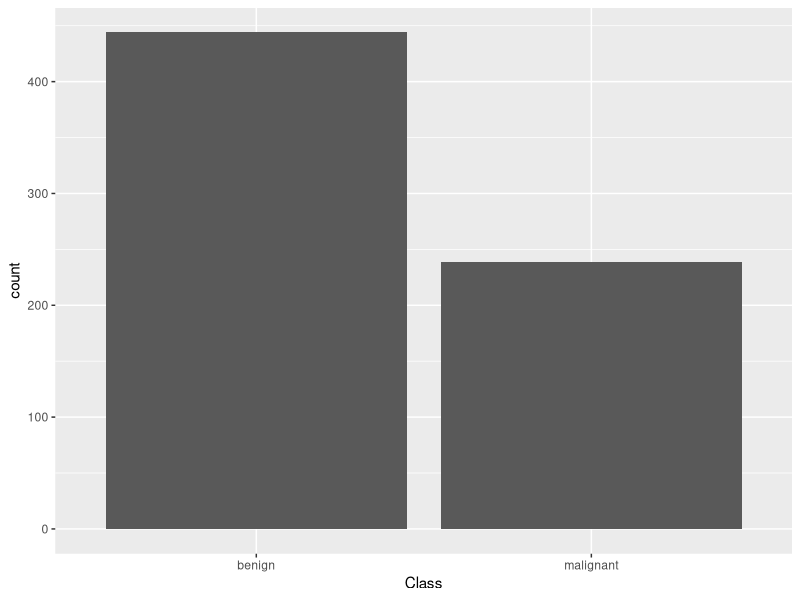
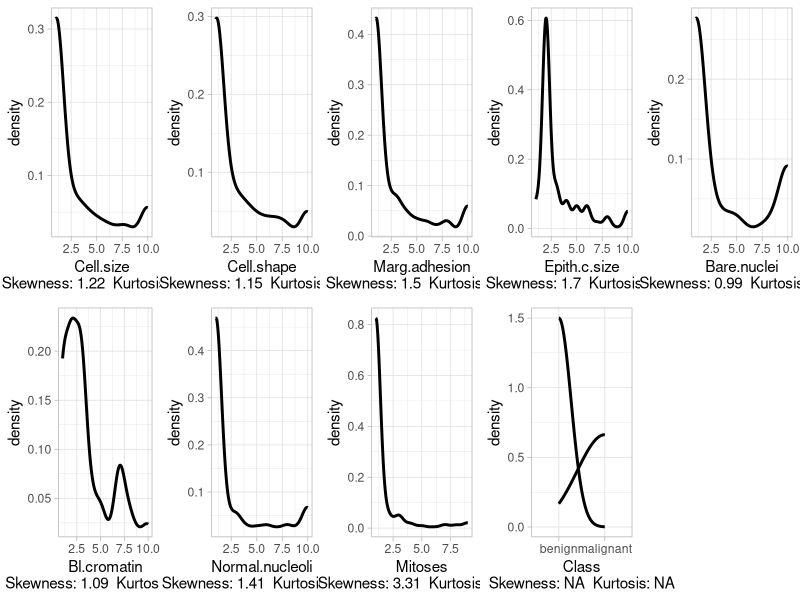
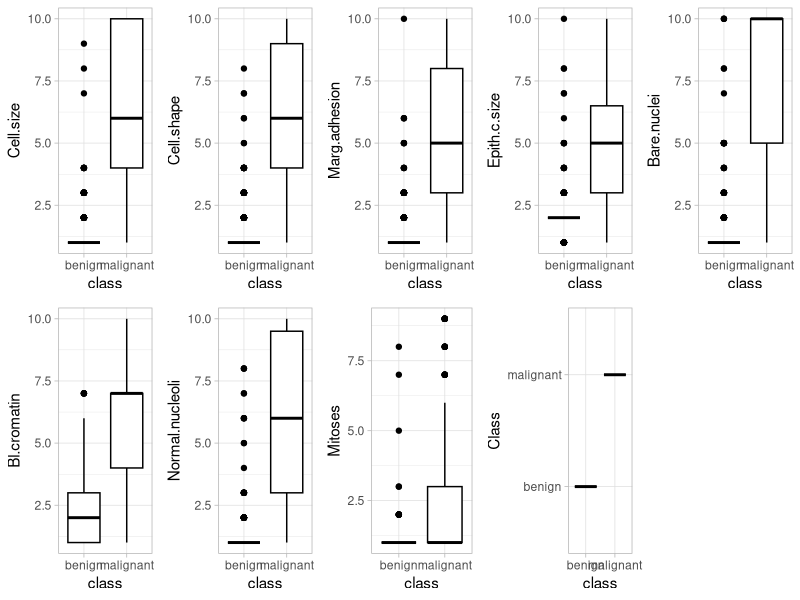
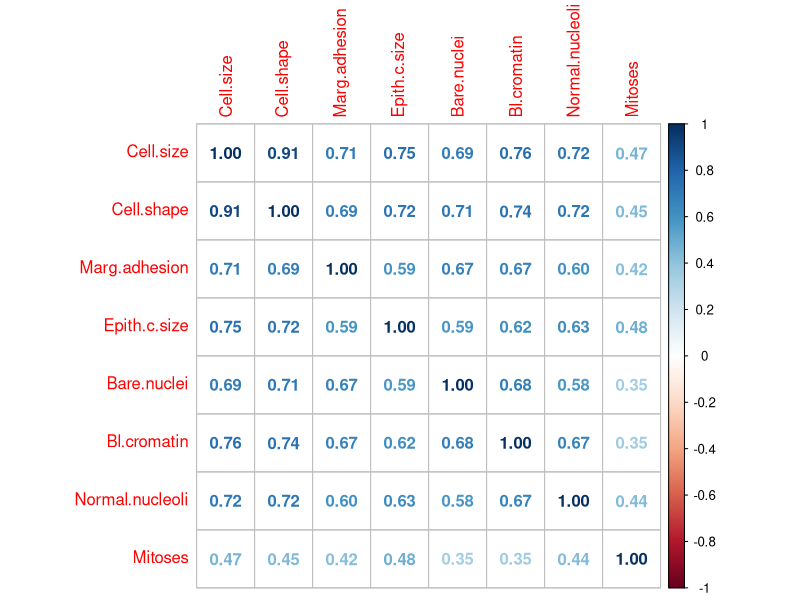
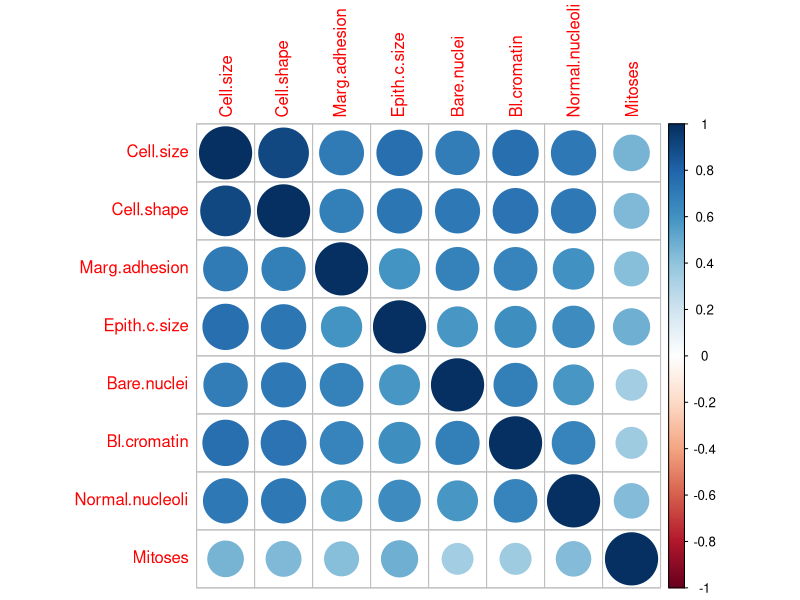
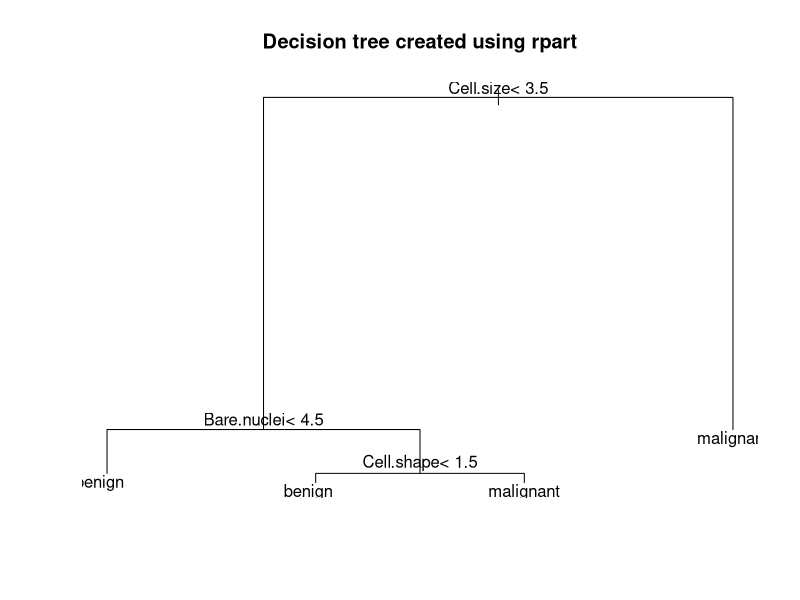
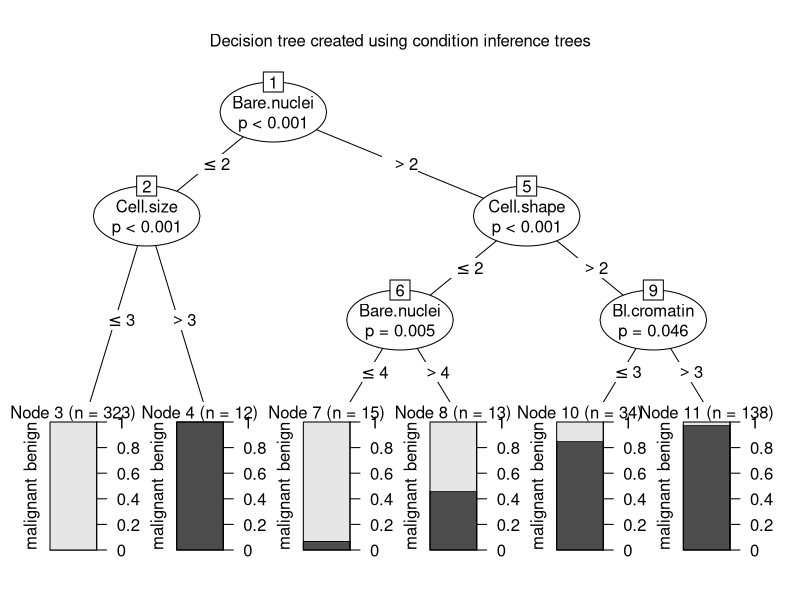
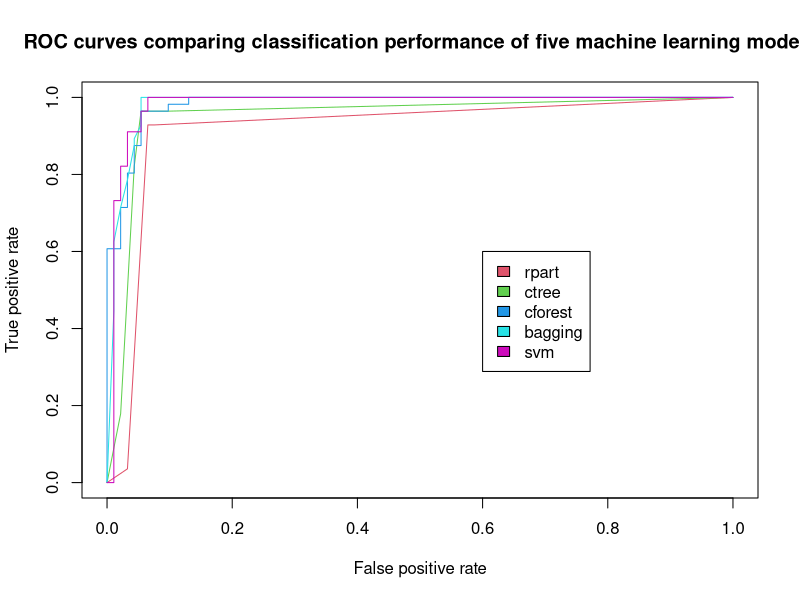

Write R code to recreate these figures, in order.
## ---- chunk 1
knitr::opts_chunk$set(echo = TRUE)
knitr::opts_knit$set(root.dir = normalizePath("C:/Users/Tata/Documents/560/"))
## ---- chunk 2
#load the mlbench package which has the BreastCancer data set

require(mlbench)

# if you don't have any required package, use the install.packages() command
# load the data set
data(BreastCancer)

str(BreastCancer)

BreastCancer$Cl.thickness<-as.integer(BreastCancer$Cl.thickness)
BreastCancer$Cell.size<-as.integer(BreastCancer$Cell.size)
BreastCancer$Cell.shape<-as.integer(BreastCancer$Cell.shape)
BreastCancer$Marg.adhesion<-as.integer(BreastCancer$Marg.adhesion)
BreastCancer$Epith.c.size<-as.integer(BreastCancer$Epith.c.size)
BreastCancer$Bare.nuclei<-as.integer(BreastCancer$Bare.nuclei)
BreastCancer$Bl.cromatin<-as.integer(BreastCancer$Bl.cromatin)
BreastCancer$Normal.nucleoli<-as.integer(BreastCancer$Normal.nucleoli)
BreastCancer$Mitoses<-as.integer(BreastCancer$Mitoses)


# some algorithms don't like missing values, so removing rows with missing values
BreastCancer <- na.omit(BreastCancer) 

# remove the unique identifier, which is useless and would confuse the machine learning algorithms
BreastCancer$Id <- NULL 


# partition the data set for 80% training and 20% evaluation (adapted from ?randomForest)
set.seed(2)

ind <- sample(2, nrow(BreastCancer), replace = TRUE, prob=c(0.8, 0.2))

## ---- chunk 3
# Graphical Representation - 

#Descriptive Stats - Graphical Representation

doPlots <- function(data_in, fun, ii, ncol=3) {
  pp <- list()
  for (i in ii) {
    p <- fun(data_in=data_in, i=i)
    pp <- c(pp, list(p))
  }
  do.call("grid.arrange", c(pp, ncol=ncol))
}
doPlots

plotDen <- function(data_in, i){
  data <- data.frame(x=data_in[[i]], rain_pred = data_in$Class)
  p <- ggplot(data= data) + geom_line(aes(x = x), stat = 'density', size = 1,alpha = 1.0) +
    xlab(paste0((colnames(data_in)[i]), '\n', 'Skewness: ',round(skewness(data_in[[i]] ,na.rm = TRUE), 2),'  Kurtosis: ',round(kurtosis(data_in[[i]] ,na.rm = TRUE), 2))) + theme_light() 
  return(p)
}

plotbox <- function(data_in, i){
  data <- data.frame(y=data_in[[i]], class = data_in$Class)
  p <- ggplot(data= data) +geom_boxplot(color='black',data = data, aes(x=class, y=y))+
    ylab(paste0((colnames(data_in)[i]))) + theme_light() 
  return(p)
}

# All required library
load.libraries <- c('data.table','Hmisc','testthat', 'gridExtra', 'corrplot', 'GGally', 'ggplot2', 'e1071', 'dplyr','car','caTools','ROCR')


# Install package that is not present
install.lib <- load.libraries[!load.libraries %in% installed.packages()]
for(libs in install.lib) install.packages(libs, dependences = TRUE)
#Load all packages
sapply(load.libraries, require, character = TRUE)

#Histogram Plot

ggplot(BreastCancer,aes(x=Class))+geom_bar()

## ---- chunk 4
#Density Plots
colnames(BreastCancer)
str(BreastCancer)

doPlots(BreastCancer, fun = plotDen, ii = 2:10, ncol = 5)

#Box Plots
doPlots(BreastCancer, fun = plotbox, ii = 2:10, ncol = 5)
## ---- chunk 5
corr <-cor(BreastCancer[,c(2:9)])

library(corrplot)

corrplot(corr, method ="number")
corrplot(corr)

## ---- chunk 6
# create model using recursive partitioning on the training data set
require(rpart)

x.rp <- rpart(Class ~ ., data=BreastCancer[ind == 1,c(2:10)])
summary(x.rp)
str(BreastCancer)
newdata=BreastCancer[ind == 2,]
# predict classes for the evaluation data set
x.rp.pred <- predict(x.rp, type="class", newdata=BreastCancer[ind == 2,c(2:10)])

# score the evaluation data set (extract the probabilities)
x.rp.prob <- predict(x.rp, type="prob", newdata=BreastCancer[ind == 2,c(2:10)])

# To view the decision tree, uncomment this line.
plot(x.rp, main="Decision tree created using rpart")
text(x.rp)

data=BreastCancer[ind == 1,]
summary(data[(data$Cell.size<3.5),"Class"])
## ---- chunk 7
# create model using conditional inference trees
require(party)

x.ct <- ctree(Class ~ ., data=BreastCancer[ind == 1,c(2:10)])

x.ct.pred <- predict(x.ct, newdata=BreastCancer[ind == 2,c(2:10)])
x.ct.prob <-  1- unlist(treeresponse(x.ct, BreastCancer[ind == 2,c(2:10)]), use.names=F)[seq(1,nrow(BreastCancer[ind == 2,])*2,2)]

# To view the decision tree, uncomment this line.
 plot(x.ct, main="Decision tree created using condition inference trees")

 
# create model using random forest and bagging ensemble using conditional inference trees
 
x.cf <- cforest(Class ~ ., data=BreastCancer[ind == 1,c(2:10)], control = cforest_unbiased(mtry = ncol(BreastCancer)-2))

summary(x.cf)

x.cf.pred <- predict(x.cf, newdata=BreastCancer[ind == 2,c(2:10)])
x.cf.prob <-  1- unlist(treeresponse(x.cf, BreastCancer[ind == 2,c(2:10)]), use.names=F)[seq(1,nrow(BreastCancer[ind == 2,])*2,2)]

data=BreastCancer[ind == 1,]
summary(data[(data$Cell.size<=3)&(data$Bare.nuclei<=2),"Class"])
## ---- chunk 8
# create model using bagging (bootstrap aggregating)
require(ipred)
x.ip <- bagging(Class ~ ., data=BreastCancer[ind == 1,c(2:10)])
x.ip.prob <- predict(x.ip, type="prob", newdata=BreastCancer[ind == 2,c(2:10)])

# create model using svm (support vector machine)
require(e1071)

# svm requires tuning
x.svm.tune <- tune(svm, Class~., data = BreastCancer[ind == 1,c(2:10)],
                   ranges = list(gamma = 2^(-8:1), cost = 2^(0:4)),
                   tunecontrol = tune.control(sampling = "fix"))

# display the tuning results (in text format)
x.svm.tune

# If the tuning results are on the margin of the parameters (e.g., gamma = 2^-8), 
# then widen the parameters.
# I manually copied the cost and gamma from console messages above to parameters below.

x.svm <- svm(Class~., data = BreastCancer[ind == 1,c(2:10)], cost=8, gamma=0.0625, probability = TRUE)

x.svm.prob <- predict(x.svm, type="prob", newdata=BreastCancer[ind == 2,c(2:10)], probability = TRUE)

svm_pred<- attr(x.svm.prob,"probabilities")[,2]
names(svm_pred)<-NULL


## ---- chunk 9
## plot ROC curves to compare the performance of the individual classifiers
##

# Output the plot to a PNG file for display on web.  To draw to the screen, 
# comment this line out.
#png(filename="roc_curve_5_models.png", width=700, height=700)

# load the ROCR package which draws the ROC curves
require(ROCR)

# create an ROCR prediction object from rpart() probabilities
x.rp.prob.rocr <- prediction(x.rp.prob[,2], BreastCancer[ind == 2,'Class'])

# prepare an ROCR performance object for ROC curve (tpr=true positive rate, fpr=false positive rate)
x.rp.perf <- performance(x.rp.prob.rocr, "tpr","fpr")

# plot it
plot(x.rp.perf, col=2, main="ROC curves comparing classification performance of five machine learning models")

# Draw a legend.
legend(0.6, 0.6, c('rpart', 'ctree', 'cforest','bagging','svm'), 2:6)

# ctree
x.ct.prob.rocr <- prediction(x.ct.prob, BreastCancer[ind == 2,'Class'])
x.ct.perf <- performance(x.ct.prob.rocr, "tpr","fpr")
# add=TRUE draws on the existing chart 
plot(x.ct.perf, col=3, add=TRUE)


# cforest
x.cf.prob.rocr <- prediction(x.cf.prob, BreastCancer[ind == 2,'Class'])
x.cf.perf <- performance(x.cf.prob.rocr, "tpr","fpr")
plot(x.cf.perf, col=4, add=TRUE)

# bagging
x.ip.prob.rocr <- prediction(x.ip.prob[,2], BreastCancer[ind == 2,'Class'])
x.ip.perf <- performance(x.ip.prob.rocr, "tpr","fpr")
plot(x.ip.perf, col=5, add=TRUE)


# svm

x.svm.prob.rocr <- prediction(svm_pred, BreastCancer[ind == 2,'Class'])
x.svm.perf <- performance(x.svm.prob.rocr, "tpr","fpr")
plot(x.svm.perf, col=6, add=TRUE)

## ---- chunk 10
#Develop an ensemble that will combine 5 classifiers
#Use the majority rule using the stacking 


Final_prediction<- data.frame(cbind(x.ip.prob[,2],x.cf.prob,x.ct.prob,x.rp.prob[,2],svm_pred))


colnames(Final_prediction)<- c("ip","cf","ct","rp","svm")



#Average Probabilities
Final_prediction$avg_prob<- (Final_prediction$ip+Final_prediction$cf+Final_prediction$ct+Final_prediction$rp+Final_prediction$svm)/5


final.prob.rocr <- prediction(Final_prediction$avg_prob, BreastCancer[ind == 2,'Class'])

final.perf <- performance(x.svm.prob.rocr, "tpr","fpr")
plot(final.perf )


Final_prediction$pred_class<-as.factor(ifelse(Final_prediction$avg_prob>0.85,"malignant","benign"))

Final_prediction$actual_class<-as.factor(BreastCancer[ind == 2,'Class'])

## ---- chunk 11
Final_prediction
library(caret)
confusionMatrix(Final_prediction$actual_class,Final_prediction$pred_class)
